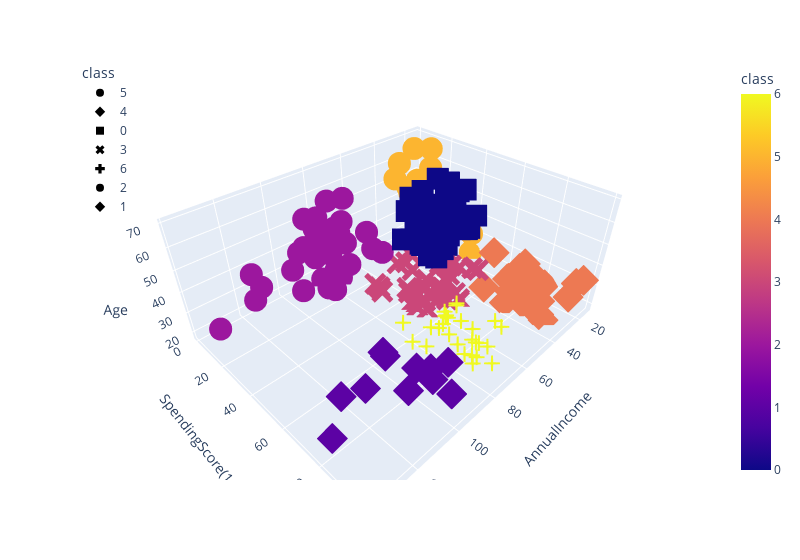

Notebook cell for this chart:
### Code cell
test_cluster_amount(df_shopping, 7)
df_shopping.hvplot.scatter(x="AnnualIncome", y="SpendingScore(1-100)", by="class")
fig = px.scatter_3d(
    df_shopping,
    x="AnnualIncome",
    y="SpendingScore(1-100)",
    z="Age",
    color="class",
    symbol="class",
    width=800,
)
fig.update_layout(legend=dict(x=0, y=1))
fig.show()

### Figure 1 — Plotly figure (JSON) as saved in the notebook; plotly's stock layout.template omitted (floating-point values rounded to 4 significant figures)
{"data": [{"hovertemplate": "class=%{marker.color}<br>AnnualIncome=%{x}<br>SpendingScore(1-100)=%{y}<br>Age=%{z}<extra></extra>", "legendgroup": "5", "marker": {"color": [5, 5, 5, 5, 5, 5, 5, 5, 5, 5, 5, 5, 5, 5, 5, 5, 5, 5, 5, 5, 5, 5], "coloraxis": "coloraxis", "symbol": "circle"}, "mode": "markers", "name": "5", "scene": "scene", "showlegend": true, "type": "scatter3d", "x": [15, 16, 17, 18, 19, 19, 20, 20, 21, 23, 24, 25, 28, 28, 29, 30, 33, 33, 34, 37, 39, 39], "y": [39, 6, 40, 6, 3, 14, 15, 13, 35, 29, 35, 5, 14, 32, 31, 4, 4, 14, 17, 26, 36, 28], "z": [19, 20, 31, 35, 64, 67, 58, 37, 35, 52, 35, 46, 54, 45, 40, 60, 53, 49, 42, 36, 48, 49]}, {"hovertemplate": "class=%{marker.color}<br>AnnualIncome=%{x}<br>SpendingScore(1-100)=%{y}<br>Age=%{z}<extra></extra>", "legendgroup": "4", "marker": {"color": [4, 4, 4, 4, 4, 4, 4, 4, 4, 4, 4, 4, 4, 4, 4, 4, 4, 4, 4, 4, 4, 4], "coloraxis": "coloraxis", "symbol": "diamond"}, "mode": "markers", "name": "4", "scene": "scene", "showlegend": true, "type": "scatter3d", "x": [15, 16, 17, 18, 19, 19, 20, 20, 21, 23, 24, 25, 28, 28, 29, 30, 33, 33, 34, 37, 38, 39], "y": [81, 77, 76, 94, 72, 99, 77, 79, 66, 98, 73, 73, 82, 61, 87, 73, 92, 81, 73, 75, 92, 65], "z": [21, 23, 22, 23, 30, 35, 24, 22, 20, 35, 25, 31, 29, 35, 23, 21, 18, 21, 30, 20, 24, 24]}, {"hovertemplate": "class=%{marker.color}<br>AnnualIncome=%{x}<br>SpendingScore(1-100)=%{y}<br>Age=%{z}<extra></extra>", "legendgroup": "0", "marker": {"color": [0, 0, 0, 0, 0, 0, 0, 0, 0, 0, 0, 0, 0, 0, 0, 0, 0, 0, 0, 0, 0, 0, 0, 0, 0, 0, 0, 0, 0, 0, 0, 0, 0, 0, 0, 0, 0, 0, 0, 0, 0, 0, 0, 0], "coloraxis": "coloraxis", "symbol": "square"}, "mode": "markers", "name": "0", "scene": "scene", "showlegend": true, "type": "scatter3d", "x": [38, 40, 42, 43, 43, 43, 44, 44, 46, 46, 47, 47, 48, 48, 48, 49, 49, 50, 50, 54, 54, 54, 54, 54, 54, 54, 57, 58, 59, 60, 60, 61, 62, 62, 62, 63, 63, 63, 63, 63, 65, 65, 67, 67], "y": [35, 55, 52, 60, 45, 41, 50, 46, 46, 56, 52, 59, 51, 50, 48, 55, 42, 49, 56, 47, 53, 42, 51, 41, 44, 46, 58, 46, 55, 49, 47, 42, 48, 59, 56, 50, 46, 43, 48, 52, 43, 59, 43, 57], "z": [65, 50, 49, 59, 50, 47, 51, 69, 53, 70, 67, 54, 63, 43, 68, 70, 47, 60, 60, 59, 45, 49, 57, 67, 46, 48, 55, 50, 68, 48, 47, 48, 49, 67, 49, 66, 54, 68, 66, 65, 63, 49, 51, 50]}, {"hovertemplate": "class=%{marker.color}<br>AnnualIncome=%{x}<br>SpendingScore(1-100)=%{y}<br>Age=%{z}<extra></extra>", "legendgroup": "3", "marker": {"color": [3, 3, 3, 3, 3, 3, 3, 3, 3, 3, 3, 3, 3, 3, 3, 3, 3, 3, 3, 3, 3, 3, 3, 3, 3, 3, 3, 3, 3, 3, 3, 3, 3, 3, 3, 3, 3, 3], "coloraxis": "coloraxis", "symbol": "x"}, "mode": "markers", "name": "3", "scene": "scene", "showlegend": true, "type": "scatter3d", "x": [39, 40, 40, 40, 42, 43, 46, 46, 48, 48, 48, 54, 54, 54, 54, 54, 57, 58, 59, 60, 60, 60, 60, 61, 62, 62, 62, 63, 64, 64, 65, 65, 67, 67, 69, 70, 72, 76], "y": [61, 47, 42, 42, 60, 54, 51, 55, 59, 59, 47, 54, 48, 52, 55, 57, 55, 60, 41, 40, 42, 52, 50, 49, 41, 55, 42, 54, 42, 46, 48, 50, 56, 40, 58, 29, 34, 40], "z": [31, 27, 29, 31, 33, 31, 27, 19, 18, 19, 32, 26, 40, 23, 38, 21, 22, 34, 18, 40, 32, 24, 27, 20, 23, 26, 21, 19, 38, 19, 18, 19, 27, 38, 40, 23, 25, 28]}, {"hovertemplate": "class=%{marker.color}<br>AnnualIncome=%{x}<br>SpendingScore(1-100)=%{y}<br>Age=%{z}<extra></extra>", "legendgroup": "6", "marker": {"color": [6, 6, 6, 6, 6, 6, 6, 6, 6, 6, 6, 6, 6, 6, 6, 6, 6, 6, 6, 6, 6, 6, 6, 6, 6, 6, 6, 6], "coloraxis": "coloraxis", "symbol": "cross"}, "mode": "markers", "name": "6", "scene": "scene", "showlegend": true, "type": "scatter3d", "x": [69, 70, 71, 71, 71, 72, 73, 73, 74, 75, 76, 77, 77, 78, 78, 78, 78, 78, 78, 79, 81, 85, 86, 87, 87, 87, 88, 88], "y": [91, 77, 95, 75, 75, 71, 88, 73, 72, 93, 87, 97, 74, 90, 88, 76, 89, 78, 73, 83, 93, 75, 95, 63, 75, 92, 86, 69], "z": [39, 31, 40, 38, 39, 31, 29, 32, 35, 32, 32, 28, 32, 34, 39, 38, 27, 30, 30, 29, 31, 36, 33, 32, 28, 36, 30, 27]}, {"hovertemplate": "class=%{marker.color}<br>AnnualIncome=%{x}<br>SpendingScore(1-100)=%{y}<br>Age=%{z}<extra></extra>", "legendgroup": "2", "marker": {"color": [2, 2, 2, 2, 2, 2, 2, 2, 2, 2, 2, 2, 2, 2, 2, 2, 2, 2, 2, 2, 2, 2, 2, 2, 2, 2, 2, 2, 2, 2, 2, 2, 2, 2, 2], "coloraxis": "coloraxis", "symbol": "circle"}, "mode": "markers", "name": "2", "scene": "scene", "showlegend": true, "type": "scatter3d", "x": [71, 71, 71, 73, 73, 74, 75, 77, 77, 78, 78, 78, 78, 78, 78, 79, 81, 85, 86, 87, 87, 87, 88, 88, 93, 97, 98, 99, 101, 103, 103, 113, 120, 126, 137], "y": [35, 11, 9, 5, 7, 10, 5, 12, 36, 22, 17, 20, 16, 1, 1, 35, 5, 26, 20, 27, 13, 10, 13, 15, 14, 32, 15, 39, 24, 17, 23, 8, 16, 28, 18], "z": [43, 59, 47, 20, 44, 19, 57, 25, 48, 34, 43, 44, 47, 37, 34, 56, 19, 50, 42, 36, 40, 36, 52, 58, 59, 37, 46, 41, 54, 41, 34, 33, 47, 45, 32]}, {"hovertemplate": "class=%{marker.color}<br>AnnualIncome=%{x}<br>SpendingScore(1-100)=%{y}<br>Age=%{z}<extra></extra>", "legendgroup": "1", "marker": {"color": [1, 1, 1, 1, 1, 1, 1, 1, 1, 1, 1], "coloraxis": "coloraxis", "symbol": "diamond"}, "mode": "markers", "name": "1", "scene": "scene", "showlegend": true, "type": "scatter3d", "x": [93, 97, 98, 99, 101, 103, 103, 113, 120, 126, 137], "y": [90, 86, 88, 97, 68, 85, 69, 91, 79, 74, 83], "z": [35, 32, 29, 30, 28, 36, 32, 38, 35, 32, 30]}], "layout": {"coloraxis": {"colorbar": {"title": {"text": "class"}}, "colorscale": [[0, "#0d0887"], [0.1111, "#46039f"], [0.2222, "#7201a8"], [0.3333, "#9c179e"], [0.4444, "#bd3786"], [0.5556, "#d8576b"], [0.6667, "#ed7953"], [0.7778, "#fb9f3a"], [0.8889, "#fdca26"], [1, "#f0f921"]]}, "legend": {"title": {"text": "class"}, "tracegroupgap": 0, "x": 0, "y": 1}, "margin": {"t": 60}, "scene": {"domain": {"x": [0, 1], "y": [0, 1]}, "xaxis": {"title": {"text": "AnnualIncome"}}, "yaxis": {"title": {"text": "SpendingScore(1-100)"}}, "zaxis": {"title": {"text": "Age"}}}, "width": 800}}
